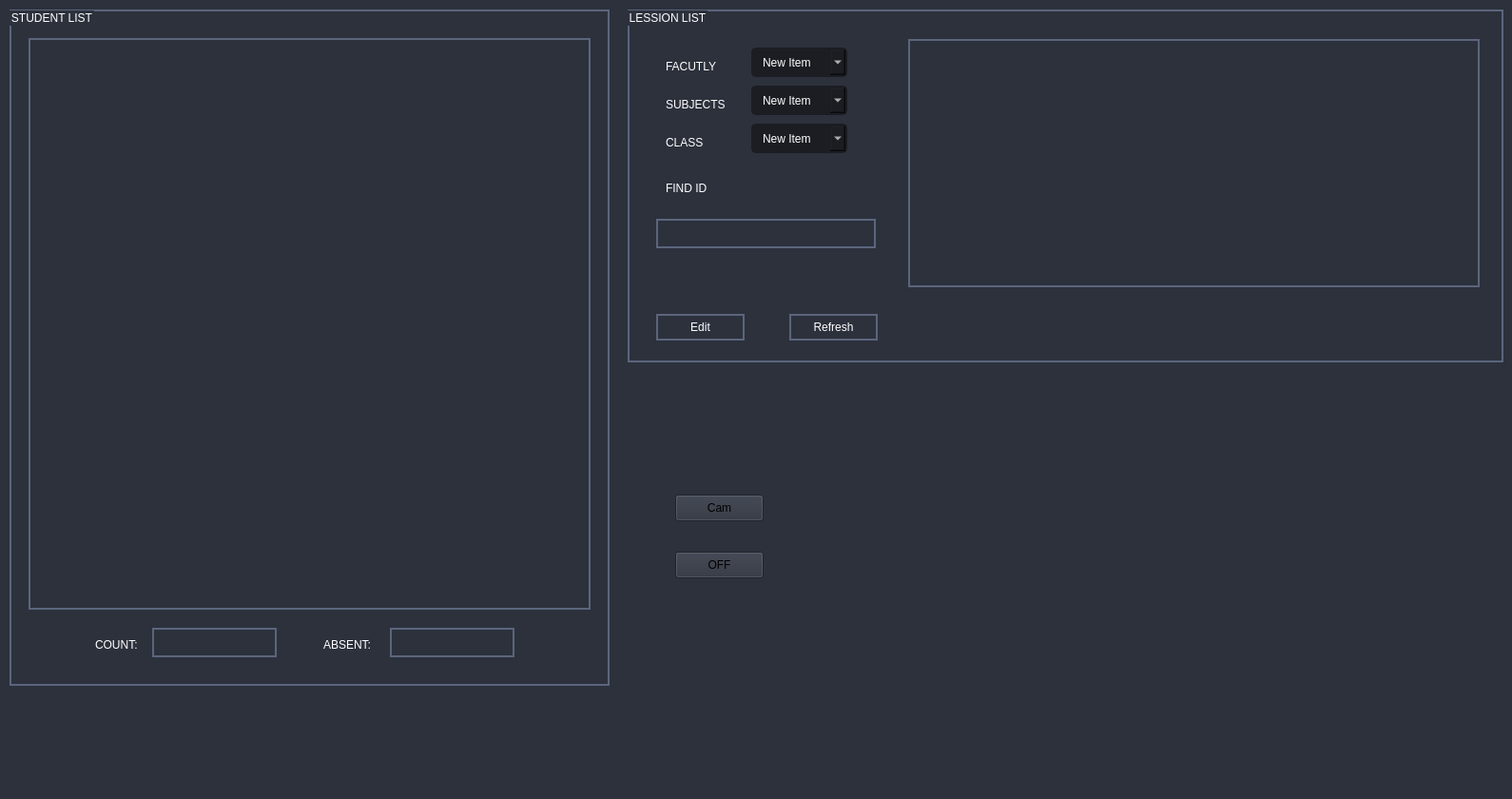
      <widget class="QWidget" name="Attendance">
       <property name="styleSheet">
        <string notr="true">background-color: rgb(44, 49, 60);</string>
       </property>
       <attribute name="title">
        <string>Attendance</string>
       </attribute>
       <widget class="QGroupBox" name="groupBox">
        <property name="geometry">
         <rect>
          <x>10</x>
          <y>10</y>
          <width>631</width>
          <height>711</height>
         </rect>
        </property>
        <property name="styleSheet">
         <string notr="true">border: 2px solid rgb(91, 101, 124);
color: rgb(255, 255, 255);</string>
        </property>
        <property name="title">
         <string>STUDENT LIST</string>
        </property>
        <widget class="QListView" name="lsv_Student">
         <property name="geometry">
          <rect>
           <x>20</x>
           <y>30</y>
           <width>591</width>
           <height>601</height>
          </rect>
         </property>
        </widget>
        <widget class="QLabel" name="label">
         <property name="geometry">
          <rect>
           <x>90</x>
           <y>660</y>
           <width>55</width>
           <height>16</height>
          </rect>
         </property>
         <property name="styleSheet">
          <string notr="true">border: 0px solid ;
</string>
         </property>
         <property name="text">
          <string>COUNT:</string>
         </property>
        </widget>
        <widget class="QTextBrowser" name="txt_Count">
         <property name="geometry">
          <rect>
           <x>150</x>
           <y>650</y>
           <width>131</width>
           <height>31</height>
          </rect>
         </property>
        </widget>
        <widget class="QLabel" name="label_2">
         <property name="geometry">
          <rect>
           <x>330</x>
           <y>660</y>
           <width>55</width>
           <height>16</height>
          </rect>
         </property>
         <property name="styleSheet">
          <string notr="true">border: 0px solid ;</string>
         </property>
         <property name="text">
          <string>ABSENT:</string>
         </property>
        </widget>
        <widget class="QTextBrowser" name="txt_Absent">
         <property name="geometry">
          <rect>
           <x>400</x>
           <y>650</y>
           <width>131</width>
           <height>31</height>
          </rect>
         </property>
        </widget>
       </widget>
       <widget class="QGroupBox" name="groupBox_2">
        <property name="geometry">
         <rect>
          <x>660</x>
          <y>10</y>
          <width>921</width>
          <height>371</height>
         </rect>
        </property>
        <property name="styleSheet">
         <string notr="true">border: 2px solid rgb(91, 101, 124);
color: rgb(255, 255, 255);</string>
        </property>
        <property name="title">
         <string>LESSION LIST</string>
        </property>
        <widget class="QComboBox" name="cbo_Faculty">
         <property name="geometry">
          <rect>
           <x>130</x>
           <y>40</y>
           <width>101</width>
           <height>31</height>
          </rect>
         </property>
         <property name="styleSheet">
          <string notr="true">QComboBox{
	background-color: rgb(27, 29, 35);
	border-radius: 5px;
	border: 2px solid rgb(27, 29, 35);
	padding: 5px;
	padding-left: 10px;
}
QComboBox:hover{
	border: 2px solid rgb(64, 71, 88);
}
QComboBox QAbstractItemView {
	color: rgb(85, 170, 255);	
	background-color: rgb(27, 29, 35);
	padding: 10px;
	selection-background-color: rgb(39, 44, 54);
}</string>
         </property>
         <item>
          <property name="text">
           <string>New Item</string>
          </property>
         </item>
         <item>
          <property name="text">
           <string>New Item</string>
          </property>
         </item>
         <item>
          <property name="text">
           <string>New Item</string>
          </property>
         </item>
         <item>
          <property name="text">
           <string>New Item</string>
          </property>
         </item>
        </widget>
        <widget class="QLabel" name="label_3">
         <property name="geometry">
          <rect>
           <x>40</x>
           <y>50</y>
           <width>71</width>
           <height>20</height>
          </rect>
         </property>
         <property name="styleSheet">
          <string notr="true">border: 0px solid</string>
         </property>
         <property name="text">
          <string>FACUTLY</string>
         </property>
        </widget>
        <widget class="QListView" name="lsv_Lecturer">
         <property name="geometry">
          <rect>
           <x>295</x>
           <y>31</y>
           <width>601</width>
           <height>261</height>
          </rect>
         </property>
        </widget>
        <widget class="QComboBox" name="cbo_Subject">
         <property name="geometry">
          <rect>
           <x>130</x>
           <y>80</y>
           <width>101</width>
           <height>31</height>
          </rect>
         </property>
         <property name="styleSheet">
          <string notr="true">QComboBox{
	background-color: rgb(27, 29, 35);
	border-radius: 5px;
	border: 2px solid rgb(27, 29, 35);
	padding: 5px;
	padding-left: 10px;
}
QComboBox:hover{
	border: 2px solid rgb(64, 71, 88);
}
QComboBox QAbstractItemView {
	color: rgb(85, 170, 255);	
	background-color: rgb(27, 29, 35);
	padding: 10px;
	selection-background-color: rgb(39, 44, 54);
}</string>
         </property>
         <item>
          <property name="text">
           <string>New Item</string>
          </property>
         </item>
         <item>
          <property name="text">
           <string>New Item</string>
          </property>
         </item>
         <item>
          <property name="text">
           <string>New Item</string>
          </property>
         </item>
         <item>
          <property name="text">
           <string>New Item</string>
          </property>
         </item>
        </widget>
        <widget class="QLabel" name="label_4">
         <property name="geometry">
          <rect>
           <x>40</x>
           <y>90</y>
           <width>71</width>
           <height>20</height>
          </rect>
         </property>
         <property name="styleSheet">
          <string notr="true">border: 0px solid </string>
         </property>
         <property name="text">
          <string>SUBJECTS</string>
         </property>
        </widget>
        <widget class="QPushButton" name="btn_Edit">
         <property name="geometry">
          <rect>
           <x>30</x>
           <y>320</y>
           <width>93</width>
           <height>28</height>
          </rect>
         </property>
         <property name="text">
          <string>Edit</string>
         </property>
        </widget>
        <widget class="QPushButton" name="btn_refresh">
         <property name="geometry">
          <rect>
           <x>170</x>
           <y>320</y>
           <width>93</width>
           <height>28</height>
          </rect>
         </property>
         <property name="text">
          <string>Refresh</string>
         </property>
        </widget>
        <widget class="QLabel" name="label_5">
         <property name="geometry">
          <rect>
           <x>40</x>
           <y>180</y>
           <width>55</width>
           <height>16</height>
          </rect>
         </property>
         <property name="styleSheet">
          <string notr="true">border: 0px solid </string>
         </property>
         <property name="text">
          <string>FIND ID</string>
         </property>
        </widget>
        <widget class="QTextEdit" name="textEdit">
         <property name="geometry">
          <rect>
           <x>30</x>
           <y>220</y>
           <width>231</width>
           <height>31</height>
          </rect>
         </property>
        </widget>
        <widget class="QComboBox" name="cbo_Subject_2">
         <property name="geometry">
          <rect>
           <x>130</x>
           <y>120</y>
           <width>101</width>
           <height>31</height>
          </rect>
         </property>
         <property name="styleSheet">
          <string notr="true">QComboBox{
	background-color: rgb(27, 29, 35);
	border-radius: 5px;
	border: 2px solid rgb(27, 29, 35);
	padding: 5px;
	padding-left: 10px;
}
QComboBox:hover{
	border: 2px solid rgb(64, 71, 88);
}
QComboBox QAbstractItemView {
	color: rgb(85, 170, 255);	
	background-color: rgb(27, 29, 35);
	padding: 10px;
	selection-background-color: rgb(39, 44, 54);
}</string>
         </property>
         <item>
          <property name="text">
           <string>New Item</string>
          </property>
         </item>
         <item>
          <property name="text">
           <string>New Item</string>
          </property>
         </item>
         <item>
          <property name="text">
           <string>New Item</string>
          </property>
         </item>
         <item>
          <property name="text">
           <string>New Item</string>
          </property>
         </item>
        </widget>
        <widget class="QLabel" name="label_6">
         <property name="geometry">
          <rect>
           <x>40</x>
           <y>130</y>
           <width>71</width>
           <height>20</height>
          </rect>
         </property>
         <property name="styleSheet">
          <string notr="true">border: 0px solid </string>
         </property>
         <property name="text">
          <string>CLASS</string>
         </property>
        </widget>
       </widget>
       <widget class="QLabel" name="lb_cam">
        <property name="geometry">
         <rect>
          <x>870</x>
          <y>420</y>
          <width>621</width>
          <height>411</height>
         </rect>
        </property>
        <property name="styleSheet">
         <string notr="true">color: rgb(255, 255, 255);</string>
        </property>
        <property name="text">
         <string/>
        </property>
       </widget>
       <widget class="QPushButton" name="btn_Cam">
        <property name="geometry">
         <rect>
          <x>710</x>
          <y>520</y>
          <width>93</width>
          <height>28</height>
         </rect>
        </property>
        <property name="text">
         <string>Cam</string>
        </property>
       </widget>
       <widget class="QPushButton" name="btn_Cam_OFF">
        <property name="geometry">
         <rect>
          <x>710</x>
          <y>580</y>
          <width>93</width>
          <height>28</height>
         </rect>
        </property>
        <property name="text">
         <string>OFF</string>
        </property>
       </widget>
      </widget>
